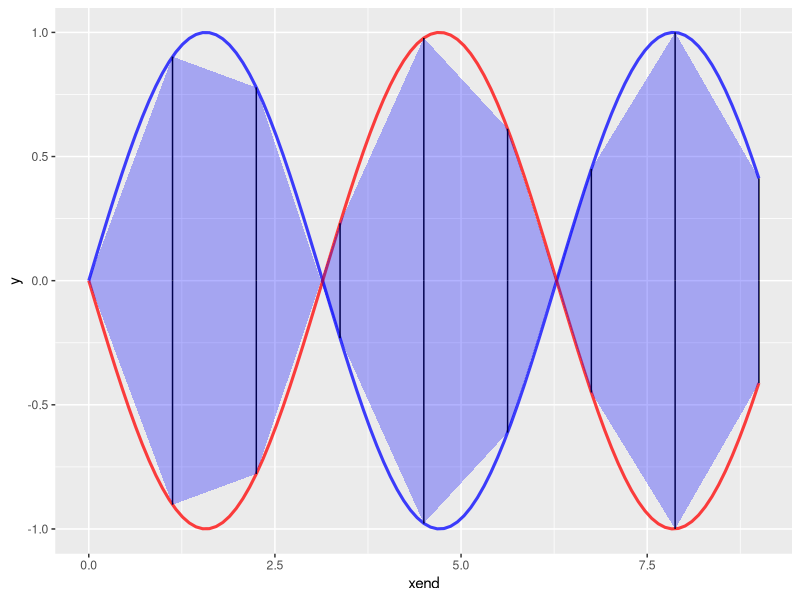

Write R code to recreate this figure.
library("ggplot2")
f3 <- function(x) {
  return(sin(x))
}
f4 <- function(x) {
  return(cos(x+pi/2))
}
x=seq(0 , 9, 0.1)
ysen=c()
for(i in 1:length(x)){
  ysen[i]=sin(x[i])
}

seg <- seq.int(0, 9, length.out = 9)
segcos <- seq.int(0, 9, length.out = 9)

fx <- vector(length = length(seg))
fxcos <- vector(length = length(segcos))

for (i in 1:length(seg)) {
  fx[i] <- f3(seg[i])
}
for (i in 1:length(segcos)) {
  fxcos[i] <- f4(segcos[i])
}

df <- data.frame(xend = seg, 
                 y = rep(0, 9), 
                 yend = fx, 
                 yend1 = c(fx[2:9], fx[9]), 
                 xend1 = c(seg[2:9], seg[9]),
                 xendcos = segcos, 
                 ycos = rep(0, 9), 
                 yendcos = fxcos, 
                 yend1cos = c(fxcos[2:9], fxcos[9]), 
                 xend1cos = c(segcos[2:9], segcos[9]))

ggplot(data = df) + 
  stat_function(fun = f3, size = 1.05, alpha = 0.75, color='blue') + 
  stat_function(fun = f4, size = 1.05, alpha = 0.75, color='red') + 
  geom_segment(aes(x=xend, y=y, xend=xend, yend=yend)) + 
  geom_ribbon(aes(x=xend, ymin=y, ymax=yend), fill = 'blue', alpha = 0.3) +
  
  geom_segment(aes(x=xendcos, y=ycos, xend=xendcos, yend=yendcos)) + 
  geom_ribbon(aes(x=xendcos, ymin=ycos, ymax=yendcos), fill = 'blue', alpha = 0.3) +
  xlim(c(0, 9))
n=10
aux=91/n
y1=c()
aux1=0
sum=0
for(i in 1:n){
  if(i==n){
    y1[i]=abs(ysen[i*aux]+0)
  }else{
    y1[i]=abs(ysen[i*aux]+ysen[(i+1)*aux])
  }
   aux1=((y1[i]/2)*aux)*0.07
  print(aux1)
  sum=(sum+aux1)
}
print(sum)
